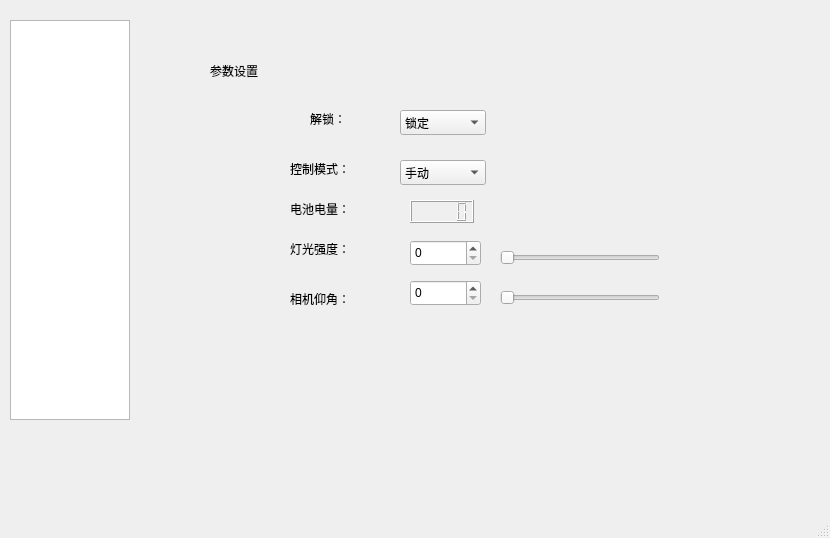
<?xml version="1.0" encoding="UTF-8"?>
<ui version="4.0">
 <class>MainWindow</class>
 <widget class="QMainWindow" name="MainWindow">
  <property name="geometry">
   <rect>
    <x>0</x>
    <y>0</y>
    <width>830</width>
    <height>538</height>
   </rect>
  </property>
  <property name="windowTitle">
   <string>MainWindow</string>
  </property>
  <widget class="QWidget" name="centralwidget">
   <widget class="QListWidget" name="listWidget">
    <property name="geometry">
     <rect>
      <x>10</x>
      <y>20</y>
      <width>120</width>
      <height>400</height>
     </rect>
    </property>
   </widget>
   <widget class="QStackedWidget" name="stackedWidget">
    <property name="geometry">
     <rect>
      <x>180</x>
      <y>20</y>
      <width>500</width>
      <height>400</height>
     </rect>
    </property>
    <widget class="QWidget" name="paramPage">
     <widget class="QLabel" name="label_2">
      <property name="geometry">
       <rect>
        <x>30</x>
        <y>40</y>
        <width>71</width>
        <height>21</height>
       </rect>
      </property>
      <property name="text">
       <string>参数设置</string>
      </property>
     </widget>
     <widget class="QLabel" name="label_4">
      <property name="geometry">
       <rect>
        <x>130</x>
        <y>90</y>
        <width>67</width>
        <height>17</height>
       </rect>
      </property>
      <property name="text">
       <string>解锁：</string>
      </property>
     </widget>
     <widget class="QComboBox" name="comboBox">
      <property name="geometry">
       <rect>
        <x>220</x>
        <y>90</y>
        <width>86</width>
        <height>25</height>
       </rect>
      </property>
      <item>
       <property name="text">
        <string>锁定</string>
       </property>
      </item>
      <item>
       <property name="text">
        <string>解锁</string>
       </property>
      </item>
     </widget>
     <widget class="QLabel" name="label_5">
      <property name="geometry">
       <rect>
        <x>110</x>
        <y>140</y>
        <width>67</width>
        <height>17</height>
       </rect>
      </property>
      <property name="text">
       <string>控制模式：</string>
      </property>
     </widget>
     <widget class="QComboBox" name="comboBox_2">
      <property name="geometry">
       <rect>
        <x>220</x>
        <y>140</y>
        <width>86</width>
        <height>25</height>
       </rect>
      </property>
      <item>
       <property name="text">
        <string>手动</string>
       </property>
      </item>
      <item>
       <property name="text">
        <string>自动</string>
       </property>
      </item>
     </widget>
     <widget class="QLabel" name="label_6">
      <property name="geometry">
       <rect>
        <x>110</x>
        <y>180</y>
        <width>67</width>
        <height>17</height>
       </rect>
      </property>
      <property name="text">
       <string>电池电量：</string>
      </property>
     </widget>
     <widget class="QSpinBox" name="spinBox">
      <property name="geometry">
       <rect>
        <x>230</x>
        <y>220</y>
        <width>71</width>
        <height>26</height>
       </rect>
      </property>
     </widget>
     <widget class="QLabel" name="label_7">
      <property name="geometry">
       <rect>
        <x>110</x>
        <y>220</y>
        <width>67</width>
        <height>17</height>
       </rect>
      </property>
      <property name="text">
       <string>灯光强度：</string>
      </property>
     </widget>
     <widget class="QLabel" name="label_8">
      <property name="geometry">
       <rect>
        <x>110</x>
        <y>270</y>
        <width>67</width>
        <height>17</height>
       </rect>
      </property>
      <property name="text">
       <string>相机仰角：</string>
      </property>
     </widget>
     <widget class="QSpinBox" name="spinBox_2">
      <property name="geometry">
       <rect>
        <x>230</x>
        <y>260</y>
        <width>71</width>
        <height>26</height>
       </rect>
      </property>
     </widget>
     <widget class="QSlider" name="horizontalSlider">
      <property name="geometry">
       <rect>
        <x>320</x>
        <y>230</y>
        <width>160</width>
        <height>16</height>
       </rect>
      </property>
      <property name="orientation">
       <enum>Qt::Horizontal</enum>
      </property>
     </widget>
     <widget class="QSlider" name="horizontalSlider_2">
      <property name="geometry">
       <rect>
        <x>320</x>
        <y>270</y>
        <width>160</width>
        <height>16</height>
       </rect>
      </property>
      <property name="orientation">
       <enum>Qt::Horizontal</enum>
      </property>
     </widget>
     <widget class="QLCDNumber" name="lcdNumber">
      <property name="geometry">
       <rect>
        <x>230</x>
        <y>180</y>
        <width>64</width>
        <height>23</height>
       </rect>
      </property>
     </widget>
    </widget>
    <widget class="QWidget" name="controlPage">
     <widget class="QLabel" name="label_3">
      <property name="geometry">
       <rect>
        <x>20</x>
        <y>40</y>
        <width>67</width>
        <height>17</height>
       </rect>
      </property>
      <property name="text">
       <string>运动控制：</string>
      </property>
     </widget>
     <widget class="QLabel" name="label_27">
      <property name="geometry">
       <rect>
        <x>80</x>
        <y>90</y>
        <width>67</width>
        <height>17</height>
       </rect>
      </property>
      <property name="text">
       <string>深度：</string>
      </property>
     </widget>
     <widget class="QSpinBox" name="spinBox_3">
      <property name="geometry">
       <rect>
        <x>150</x>
        <y>90</y>
        <width>48</width>
        <height>26</height>
       </rect>
      </property>
     </widget>
     <widget class="QLabel" name="label_28">
      <property name="geometry">
       <rect>
        <x>80</x>
        <y>130</y>
        <width>67</width>
        <height>17</height>
       </rect>
      </property>
      <property name="text">
       <string>仰角：</string>
      </property>
     </widget>
     <widget class="QSpinBox" name="spinBox_4">
      <property name="geometry">
       <rect>
        <x>150</x>
        <y>130</y>
        <width>48</width>
        <height>26</height>
       </rect>
      </property>
     </widget>
     <widget class="QLabel" name="label_29">
      <property name="geometry">
       <rect>
        <x>80</x>
        <y>170</y>
        <width>67</width>
        <height>17</height>
       </rect>
      </property>
      <property name="text">
       <string>速度：</string>
      </property>
     </widget>
     <widget class="QSpinBox" name="spinBox_5">
      <property name="geometry">
       <rect>
        <x>150</x>
        <y>170</y>
        <width>48</width>
        <height>26</height>
       </rect>
      </property>
     </widget>
     <widget class="QSlider" name="horizontalSlider_3">
      <property name="geometry">
       <rect>
        <x>250</x>
        <y>100</y>
        <width>160</width>
        <height>16</height>
       </rect>
      </property>
      <property name="orientation">
       <enum>Qt::Horizontal</enum>
      </property>
     </widget>
     <widget class="QSlider" name="horizontalSlider_4">
      <property name="geometry">
       <rect>
        <x>250</x>
        <y>140</y>
        <width>160</width>
        <height>16</height>
       </rect>
      </property>
      <property name="orientation">
       <enum>Qt::Horizontal</enum>
      </property>
     </widget>
     <widget class="QSlider" name="horizontalSlider_5">
      <property name="geometry">
       <rect>
        <x>250</x>
        <y>180</y>
        <width>160</width>
        <height>16</height>
       </rect>
      </property>
      <property name="orientation">
       <enum>Qt::Horizontal</enum>
      </property>
     </widget>
    </widget>
    <widget class="QWidget" name="cameraPage">
     <widget class="QPushButton" name="videoPushButton">
      <property name="geometry">
       <rect>
        <x>410</x>
        <y>360</y>
        <width>84</width>
        <height>31</height>
       </rect>
      </property>
      <property name="text">
       <string>显示</string>
      </property>
     </widget>
     <widget class="QPushButton" name="videoExitPushButton">
      <property name="geometry">
       <rect>
        <x>300</x>
        <y>360</y>
        <width>84</width>
        <height>31</height>
       </rect>
      </property>
      <property name="text">
       <string>关闭</string>
      </property>
     </widget>
     <widget class="QLabel" name="videoLabel">
      <property name="geometry">
       <rect>
        <x>-10</x>
        <y>30</y>
        <width>400</width>
        <height>300</height>
       </rect>
      </property>
      <property name="text">
       <string/>
      </property>
     </widget>
    </widget>
    <widget class="QWidget" name="imuPage">
     <widget class="QWidget" name="videoWidget_2" native="true">
      <property name="geometry">
       <rect>
        <x>-10</x>
        <y>30</y>
        <width>400</width>
        <height>300</height>
       </rect>
      </property>
     </widget>
     <widget class="QPushButton" name="videoPushButton_4">
      <property name="geometry">
       <rect>
        <x>300</x>
        <y>360</y>
        <width>84</width>
        <height>31</height>
       </rect>
      </property>
      <property name="text">
       <string>关闭</string>
      </property>
     </widget>
     <widget class="QPushButton" name="videoPushButton_3">
      <property name="geometry">
       <rect>
        <x>410</x>
        <y>360</y>
        <width>84</width>
        <height>31</height>
       </rect>
      </property>
      <property name="text">
       <string>显示</string>
      </property>
     </widget>
    </widget>
   </widget>
  </widget>
  <widget class="QMenuBar" name="menubar">
   <property name="geometry">
    <rect>
     <x>0</x>
     <y>0</y>
     <width>830</width>
     <height>28</height>
    </rect>
   </property>
  </widget>
  <widget class="QStatusBar" name="statusbar"/>
 </widget>
 <resources/>
 <connections/>
</ui>
